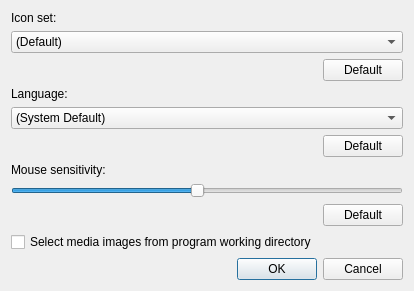
<?xml version="1.0" encoding="UTF-8"?>
<ui version="4.0">
 <class>ProgSettings</class>
 <widget class="QDialog" name="ProgSettings">
  <property name="geometry">
   <rect>
    <x>0</x>
    <y>0</y>
    <width>458</width>
    <height>374</height>
   </rect>
  </property>
  <property name="minimumSize">
   <size>
    <width>0</width>
    <height>0</height>
   </size>
  </property>
  <property name="maximumSize">
   <size>
    <width>16777215</width>
    <height>16777215</height>
   </size>
  </property>
  <property name="windowTitle">
   <string>Preferences</string>
  </property>
  <layout class="QGridLayout" name="gridLayout">
   <property name="sizeConstraint">
    <enum>QLayout::SetFixedSize</enum>
   </property>
   <item row="1" column="0" colspan="2">
    <widget class="QComboBox" name="comboBox">
     <property name="editable">
      <bool>false</bool>
     </property>
     <property name="maxVisibleItems">
      <number>30</number>
     </property>
     <item>
      <property name="text">
       <string>(Default)</string>
      </property>
     </item>
    </widget>
   </item>
   <item row="6" column="0">
    <widget class="QLabel" name="label_3">
     <property name="text">
      <string>Mouse sensitivity:</string>
     </property>
    </widget>
   </item>
   <item row="0" column="0" colspan="2">
    <widget class="QLabel" name="label">
     <property name="text">
      <string>Icon set:</string>
     </property>
    </widget>
   </item>
   <item row="2" column="1">
    <widget class="QPushButton" name="pushButton">
     <property name="text">
      <string>Default</string>
     </property>
    </widget>
   </item>
   <item row="8" column="0">
    <spacer name="horizontalSpacer_3">
     <property name="orientation">
      <enum>Qt::Horizontal</enum>
     </property>
     <property name="sizeHint" stdset="0">
      <size>
       <width>40</width>
       <height>20</height>
      </size>
     </property>
    </spacer>
   </item>
   <item row="12" column="0" colspan="2">
    <widget class="QDialogButtonBox" name="buttonBox">
     <property name="orientation">
      <enum>Qt::Horizontal</enum>
     </property>
     <property name="standardButtons">
      <set>QDialogButtonBox::Cancel|QDialogButtonBox::Ok</set>
     </property>
    </widget>
   </item>
   <item row="7" column="0" colspan="2">
    <widget class="QSlider" name="horizontalSlider">
     <property name="minimum">
      <number>10</number>
     </property>
     <property name="maximum">
      <number>200</number>
     </property>
     <property name="singleStep">
      <number>10</number>
     </property>
     <property name="pageStep">
      <number>20</number>
     </property>
     <property name="value">
      <number>100</number>
     </property>
     <property name="orientation">
      <enum>Qt::Horizontal</enum>
     </property>
    </widget>
   </item>
   <item row="4" column="0" colspan="2">
    <widget class="QComboBox" name="comboBoxLanguage">
     <property name="maxVisibleItems">
      <number>30</number>
     </property>
     <item>
      <property name="text">
       <string>(System Default)</string>
      </property>
     </item>
    </widget>
   </item>
   <item row="3" column="0" colspan="2">
    <widget class="QLabel" name="label_2">
     <property name="text">
      <string>Language:</string>
     </property>
    </widget>
   </item>
   <item row="5" column="1">
    <widget class="QPushButton" name="pushButtonLanguage">
     <property name="text">
      <string>Default</string>
     </property>
    </widget>
   </item>
   <item row="8" column="1">
    <widget class="QPushButton" name="pushButton_2">
     <property name="text">
      <string>Default</string>
     </property>
    </widget>
   </item>
   <item row="5" column="0">
    <spacer name="horizontalSpacer_2">
     <property name="orientation">
      <enum>Qt::Horizontal</enum>
     </property>
     <property name="sizeHint" stdset="0">
      <size>
       <width>40</width>
       <height>20</height>
      </size>
     </property>
    </spacer>
   </item>
   <item row="2" column="0">
    <spacer name="horizontalSpacer">
     <property name="orientation">
      <enum>Qt::Horizontal</enum>
     </property>
     <property name="sizeHint" stdset="0">
      <size>
       <width>40</width>
       <height>20</height>
      </size>
     </property>
    </spacer>
   </item>
   <item row="9" column="0">
    <widget class="QCheckBox" name="openDirUsrPath">
     <property name="toolTip">
      <string>&lt;html&gt;&lt;head/&gt;&lt;body&gt;&lt;p&gt;When selecting media images (CD-ROM, floppy, etc.) the open dialog will start in the same directory as the PCBox configuration file. This setting will likely only make a difference on macOS.&lt;/p&gt;&lt;/body&gt;&lt;/html&gt;</string>
     </property>
     <property name="text">
      <string>Select media images from program working directory</string>
     </property>
    </widget>
   </item>
  </layout>
 </widget>
 <resources/>
 <connections>
  <connection>
   <sender>buttonBox</sender>
   <signal>accepted()</signal>
   <receiver>ProgSettings</receiver>
   <slot>accept()</slot>
   <hints>
    <hint type="sourcelabel">
     <x>248</x>
     <y>254</y>
    </hint>
    <hint type="destinationlabel">
     <x>157</x>
     <y>274</y>
    </hint>
   </hints>
  </connection>
  <connection>
   <sender>buttonBox</sender>
   <signal>rejected()</signal>
   <receiver>ProgSettings</receiver>
   <slot>reject()</slot>
   <hints>
    <hint type="sourcelabel">
     <x>316</x>
     <y>260</y>
    </hint>
    <hint type="destinationlabel">
     <x>286</x>
     <y>274</y>
    </hint>
   </hints>
  </connection>
 </connections>
</ui>
